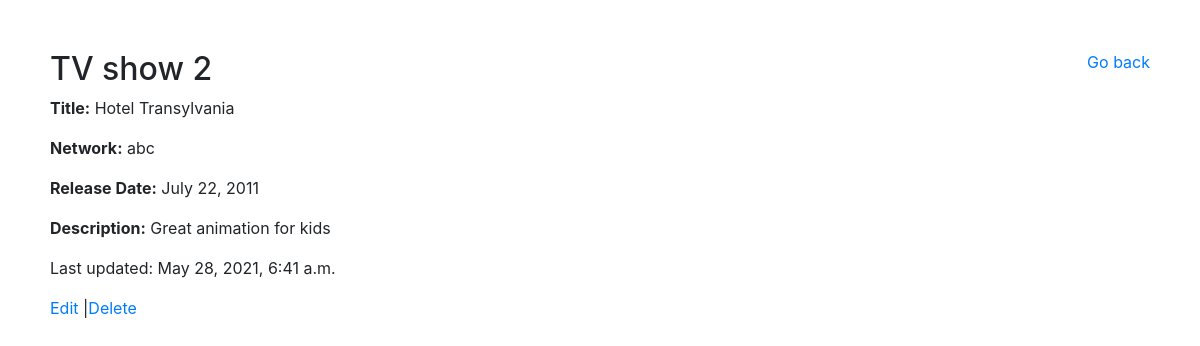
The page /show/2 on the database its author committed.
### TV_shows_app/models.py (models this page shows)
class Show(models.Model):
    title= models.CharField(max_length=255)
    network= models.CharField(max_length=255)
    release_date= models.DateField(auto_now_add=False, auto_now=False, null=True)
    description= models.TextField()
    created_at= models.DateTimeField(auto_now_add=True)
    updated_at= models.DateTimeField(auto_now=True)

### TV_shows_app/views.py (the view)
# urls.py: path('show/<int:show_id>', views.show),
def show(request, show_id):
    show_select = Show.objects.get(id=show_id)
    context = {
        'show': show_select
    }
    return render(request, 'show.html', context)

### TV_shows_app/templates/show.html (shortened to what this page needs)
<!DOCTYPE html>
<html lang="en">
<head>
    <link rel="stylesheet" href="https://maxcdn.bootstrapcdn.com/bootstrap/4.0.0/css/bootstrap.min.css">
    {% load static %}
    <link rel="stylesheet" href="{% static 'styles.css' %}">
</head>
<body>
    <div class="container-md">
        <div class="leader">
            <h2>TV show {{ show.id }}</h2>
            <a href="/back">Go back</a>
        </div>
        <div class="showDetails">
            <p><b>Title:</b> {{ show.title }}</p>
            <p><b>Network:</b> {{ show.network }}</p>
            <p><b>Release Date:</b> {{ show.release_date }}</p>
            <p><b>Description:</b> {{ show.description }}</p>
        </div>
        <div class="head">
            <p> Last updated: {{show.updated_at}}</p>
            <p> <a href="/edit/{{ show.id}}">Edit</a> |<a href="/delete/{{ show.id}}">Delete</a> </p>
        </div>
    </div>
</body>
</html>

### TV_shows_app/static/styles.css (style rules this page uses)
* { margin: 0; padding: 0; }
.container-md { margin:auto; padding: 50px; }
.leader { display:flex; justify-content: space-between; }

### rows shown on the page
Show: id "2", title "Hotel Transylvania", network "abc", release_date "July 22, 2011", description "Great animation for kids", updated_at "May 28, 2021, 6:41 a.m."
